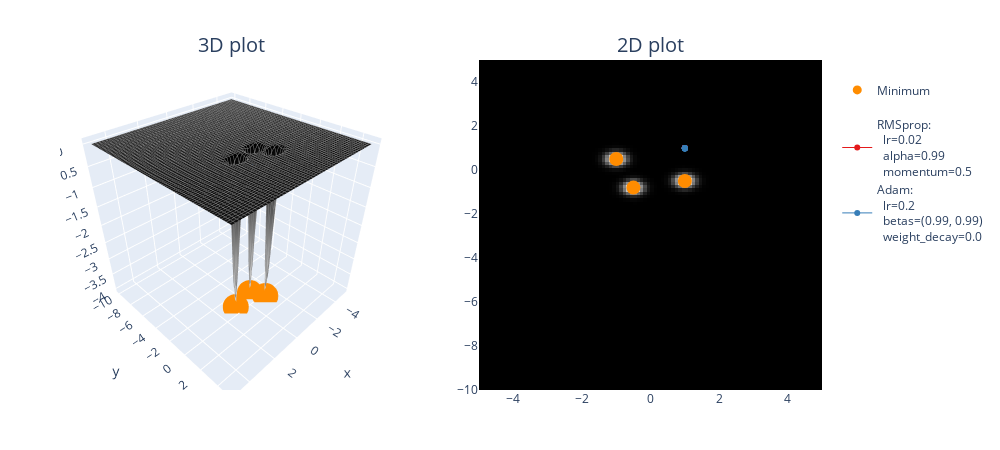

The code cell stored with this chart in its notebook:
### Markdown cell above
Note that the focus shouldn't be on figuring out "which one is the best optimizer" - this loss landscape (and other examples we'll give you) were specifically designed to be pathological, and exhibit interesting kinds of behaviours from optimizers. The focus should instead be on understanding how the characteristics of optimizers we discussed in the previous sections are reflected visually in the plots produced on these loss landscapes. Some questions you might want to ask:

- We discussed that Adam (and AdamW) center their first and second moments, so that the early values are large - otherwise they start off small and take a long time to grow. Is this reflected in the plots, i.e. with Adam/AdamW taking larger early steps relative to SGD or RMSprop?
- The momentum used in SGD and RMSprop causes acceleration until "terminal velocity", which is usually a higher cap than Adam and AdamW. Is this reflected in the step size (and the instability) of those optimizers? Do Adam and AdamW seem to adapt slightly faster when they enter new terrain?
- Are there any landscapes where weight decay is advantageous, and can you see why it would be?

Some more functions you might want to try out (with their minima marked on the plots):

### Code cell
def bivariate_gaussian(x, y, x_mean=0.0, y_mean=0.0, x_sig=1.0, y_sig=1.0):
    norm = 1 / (2 * np.pi * x_sig * y_sig)
    x_exp = 0.5 * ((x - x_mean) ** 2) / (x_sig**2)
    y_exp = 0.5 * ((y - y_mean) ** 2) / (y_sig**2)
    return norm * t.exp(-x_exp - y_exp)


means = [(1.0, -0.5), (-1.0, 0.5), (-0.5, -0.8)]


def neg_trimodal_func(x, y):
    """
    This function has 3 global minima, at `means`. Unstable methods can overshoot these minima, and
    non-adaptive methods can fail to converge to them in the first place given how shallow the
    gradients are everywhere except in the close vicinity of the minima.
    """
    z = -bivariate_gaussian(
        x, y, x_mean=means[0][0], y_mean=means[0][1], x_sig=0.2, y_sig=0.2
    )
    z -= bivariate_gaussian(
        x, y, x_mean=means[1][0], y_mean=means[1][1], x_sig=0.2, y_sig=0.2
    )
    z -= bivariate_gaussian(
        x, y, x_mean=means[2][0], y_mean=means[2][1], x_sig=0.2, y_sig=0.2
    )
    return z


points = []

optimizer_list = [
    # (SGD, {"lr": 0.03, "momentum": 0.99}),
    (RMSprop, {"lr": 0.02, "alpha": 0.99, "momentum": 0.5}),
    (Adam, {"lr": 0.2, "betas": (0.99, 0.99), "weight_decay": 0.0}),
    # (AdamW, {"lr": 0.2, "betas": (0.99, 0.99), "weight_decay": 0.01}),
]

for optimizer_class, params in optimizer_list:
    xy = t.tensor([1.0, 1.0], requires_grad=True)
    xys = opt_fn(
        neg_trimodal_func,
        xy=xy,
        optimizer_class=optimizer_class,
        optimizer_hyperparams=params,
        n_iters=12,
    )
    points.append((xys, optimizer_class, params))

plot_fn_with_points(neg_trimodal_func, min_points=means, points=points)

### Figure 1 — Plotly figure (JSON) as saved in the notebook; plotly's stock layout.template omitted (floating-point values rounded to 4 significant figures; data arrays with more than 128 entries replaced by an {"elided": "..."} marker saying what was removed)
{"data": [{"colorscale": [[0, "rgb(255,255,255)"], [0.125, "rgb(240,240,240)"], [0.25, "rgb(217,217,217)"], [0.375, "rgb(189,189,189)"], [0.5, "rgb(150,150,150)"], [0.625, "rgb(115,115,115)"], [0.75, "rgb(82,82,82)"], [0.875, "rgb(37,37,37)"], [1, "rgb(0,0,0)"]], "contours": {"x": {"color": "grey", "end": 5, "show": true, "size": 0.2, "start": -5}, "y": {"color": "grey", "end": 5, "show": true, "size": 0.2, "start": -10}}, "hovertemplate": "<b>x</b> = %{x:.2f}<br><b>y</b> = %{y:.2f}<br><b>z</b> = %{z:.2f}</b>", "scene": "scene", "showscale": false, "type": "surface", "x": [-5.0, -4.899, -4.798, -4.697, -4.596, -4.495, -4.394, -4.293, -4.192, -4.091, -3.99, -3.889, -3.788, -3.687, -3.586, -3.485, -3.384, -3.283, -3.182, -3.081, -2.98, -2.879, -2.778, -2.677, -2.576, -2.475, -2.374, -2.273, -2.172, -2.071, -1.97, -1.869, -1.768, -1.667, -1.566, -1.465, -1.364, -1.263, -1.162, -1.061, -0.9596, -0.8586, -0.7576, -0.6566, -0.5556, -0.4545, -0.3535, -0.2525, -0.1515, -0.05051, 0.05051, 0.1515, 0.2525, 0.3535, 0.4545, 0.5556, 0.6566, 0.7576, 0.8586, 0.9596, 1.061, 1.162, 1.263, 1.364, 1.465, 1.566, 1.667, 1.768, 1.869, 1.97, 2.071, 2.172, 2.273, 2.374, 2.475, 2.576, 2.677, 2.778, 2.879, 2.98, 3.081, 3.182, 3.283, 3.384, 3.485, 3.586, 3.687, 3.788, 3.889, 3.99, 4.091, 4.192, 4.293, 4.394, 4.495, 4.596, 4.697, 4.798, 4.899, 5.0], "y": [-10.0, -9.848, -9.697, -9.545, -9.394, -9.242, -9.091, -8.939, -8.788, -8.636, -8.485, -8.333, -8.182, -8.03, -7.879, -7.727, -7.576, -7.424, -7.273, -7.121, -6.97, -6.818, -6.667, -6.515, -6.364, -6.212, -6.061, -5.909, -5.758, -5.606, -5.455, -5.303, -5.152, -5.0, -4.848, -4.697, -4.545, -4.394, -4.242, -4.091, -3.939, -3.788, -3.636, -3.485, -3.333, -3.182, -3.03, -2.879, -2.727, -2.576, -2.424, -2.273, -2.121, -1.97, -1.818, -1.667, -1.515, -1.364, -1.212, -1.061, -0.9091, -0.7576, -0.6061, -0.4545, -0.303, -0.1515, 0.0, 0.1515, 0.303, 0.4545, 0.6061, 0.7576, 0.9091, 1.061, 1.212, 1.364, 1.515, 1.667, 1.818, 1.97, 2.121, 2.273, 2.424, 2.576, 2.727, 2.879, 3.03, 3.182, 3.333, 3.485, 3.636, 3.788, 3.939, 4.091, 4.242, 4.394, 4.545, 4.697, 4.848, 5.0], "z": {"elided": "100x100 float values"}}, {"colorscale": [[0, "rgb(255,255,255)"], [0.125, "rgb(240,240,240)"], [0.25, "rgb(217,217,217)"], [0.375, "rgb(189,189,189)"], [0.5, "rgb(150,150,150)"], [0.625, "rgb(115,115,115)"], [0.75, "rgb(82,82,82)"], [0.875, "rgb(37,37,37)"], [1, "rgb(0,0,0)"]], "customdata": {"elided": "100x100 float values"}, "hovertemplate": "<b>x</b> = %{x:.2f}<br><b>y</b> = %{y:.2f}<br><b>z</b> = %{customdata:.2f}</b>", "showscale": false, "type": "heatmap", "x": [-5.0, -4.899, -4.798, -4.697, -4.596, -4.495, -4.394, -4.293, -4.192, -4.091, -3.99, -3.889, -3.788, -3.687, -3.586, -3.485, -3.384, -3.283, -3.182, -3.081, -2.98, -2.879, -2.778, -2.677, -2.576, -2.475, -2.374, -2.273, -2.172, -2.071, -1.97, -1.869, -1.768, -1.667, -1.566, -1.465, -1.364, -1.263, -1.162, -1.061, -0.9596, -0.8586, -0.7576, -0.6566, -0.5556, -0.4545, -0.3535, -0.2525, -0.1515, -0.05051, 0.05051, 0.1515, 0.2525, 0.3535, 0.4545, 0.5556, 0.6566, 0.7576, 0.8586, 0.9596, 1.061, 1.162, 1.263, 1.364, 1.465, 1.566, 1.667, 1.768, 1.869, 1.97, 2.071, 2.172, 2.273, 2.374, 2.475, 2.576, 2.677, 2.778, 2.879, 2.98, 3.081, 3.182, 3.283, 3.384, 3.485, 3.586, 3.687, 3.788, 3.889, 3.99, 4.091, 4.192, 4.293, 4.394, 4.495, 4.596, 4.697, 4.798, 4.899, 5.0], "xaxis": "x", "y": [-10.0, -9.848, -9.697, -9.545, -9.394, -9.242, -9.091, -8.939, -8.788, -8.636, -8.485, -8.333, -8.182, -8.03, -7.879, -7.727, -7.576, -7.424, -7.273, -7.121, -6.97, -6.818, -6.667, -6.515, -6.364, -6.212, -6.061, -5.909, -5.758, -5.606, -5.455, -5.303, -5.152, -5.0, -4.848, -4.697, -4.545, -4.394, -4.242, -4.091, -3.939, -3.788, -3.636, -3.485, -3.333, -3.182, -3.03, -2.879, -2.727, -2.576, -2.424, -2.273, -2.121, -1.97, -1.818, -1.667, -1.515, -1.364, -1.212, -1.061, -0.9091, -0.7576, -0.6061, -0.4545, -0.303, -0.1515, 0.0, 0.1515, 0.303, 0.4545, 0.6061, 0.7576, 0.9091, 1.061, 1.212, 1.364, 1.515, 1.667, 1.818, 1.97, 2.121, 2.273, 2.424, 2.576, 2.727, 2.879, 3.03, 3.182, 3.333, 3.485, 3.636, 3.788, 3.939, 4.091, 4.242, 4.394, 4.545, 4.697, 4.848, 5.0], "yaxis": "y", "z": {"elided": "100x100 float values"}}, {"marker": {"color": "darkorange", "size": 9}, "mode": "markers", "name": "<br>Minimum<br>", "showlegend": true, "type": "scatter3d", "x": [1], "y": [-0.5], "z": [-3.979]}, {"marker": {"color": "darkorange", "size": 14}, "mode": "markers", "showlegend": false, "type": "scatter", "x": [1], "y": [-0.5]}, {"marker": {"color": "darkorange", "size": 9}, "mode": "markers", "name": "<br>Minimum<br>", "showlegend": false, "type": "scatter3d", "x": [-1], "y": [0.5], "z": [-3.979]}, {"marker": {"color": "darkorange", "size": 14}, "mode": "markers", "showlegend": false, "type": "scatter", "x": [-1], "y": [0.5]}, {"marker": {"color": "darkorange", "size": 9}, "mode": "markers", "name": "<br>Minimum<br>", "showlegend": false, "type": "scatter3d", "x": [-0.5], "y": [-0.8], "z": [-3.979]}, {"marker": {"color": "darkorange", "size": 14}, "mode": "markers", "showlegend": false, "type": "scatter", "x": [-0.5], "y": [-0.8]}, {"line": {"color": "rgb(228,26,28)", "width": 6}, "mode": "lines", "scene": "scene", "showlegend": false, "type": "scatter3d", "x": [1.0, 1.0, 1.0, 1.0, 1.0, 1.0, 1.0, 1.0, 1.0, 1.0, 1.0, 1.0, 1.0], "y": [1.0, 0.9998, 0.9995, 0.9992, 0.9989, 0.9985, 0.9981, 0.9978, 0.9974, 0.997, 0.9966, 0.9962, 0.9958], "z": [-2.428e-12, -2.444e-12, -2.47e-12, -2.5e-12, -2.533e-12, -2.567e-12, -2.603e-12, -2.641e-12, -2.68e-12, -2.719e-12, -2.76e-12, -2.803e-12, -2.846e-12]}, {"hoverinfo": "text", "line": {"color": "rgb(228,26,28)", "width": 1}, "marker": {"color": "rgb(228,26,28)", "size": 6}, "mode": "lines+markers", "name": "RMSprop:<br>  lr=0.02<br>  alpha=0.99<br>  momentum=0.5", "text": ["step 0<br>x=1.0000<br>y=1.0000<br>z=-0.0000", "step 1<br>x=1.0000<br>y=0.9998<br>z=-0.0000", "step 2<br>x=1.0000<br>y=0.9995<br>z=-0.0000", "step 3<br>x=1.0000<br>y=0.9992<br>z=-0.0000", "step 4<br>x=1.0000<br>y=0.9989<br>z=-0.0000", "step 5<br>x=1.0000<br>y=0.9985<br>z=-0.0000", "step 6<br>x=1.0000<br>y=0.9981<br>z=-0.0000", "step 7<br>x=1.0000<br>y=0.9978<br>z=-0.0000", "step 8<br>x=1.0000<br>y=0.9974<br>z=-0.0000", "step 9<br>x=1.0000<br>y=0.9970<br>z=-0.0000", "step 10<br>x=1.0000<br>y=0.9966<br>z=-0.0000", "step 11<br>x=1.0000<br>y=0.9962<br>z=-0.0000", "step 12<br>x=1.0000<br>y=0.9958<br>z=-0.0000"], "type": "scatter", "x": [1.0, 1.0, 1.0, 1.0, 1.0, 1.0, 1.0, 1.0, 1.0, 1.0, 1.0, 1.0, 1.0], "xaxis": "x", "y": [1.0, 0.9998, 0.9995, 0.9992, 0.9989, 0.9985, 0.9981, 0.9978, 0.9974, 0.997, 0.9966, 0.9962, 0.9958], "yaxis": "y"}, {"line": {"color": "rgb(55,126,184)", "width": 6}, "mode": "lines", "scene": "scene", "showlegend": false, "type": "scatter3d", "x": [1.0, 1.0, 1.0, 1.0, 1.0, 1.0, 1.0, 1.0, 1.0, 1.0, 1.0, 1.0, 1.0], "y": [1.0, 0.9982, 0.9963, 0.9944, 0.9924, 0.9903, 0.9882, 0.9859, 0.9835, 0.9811, 0.9785, 0.9758, 0.973], "z": [-2.428e-12, -2.598e-12, -2.786e-12, -2.994e-12, -3.227e-12, -3.487e-12, -3.78e-12, -4.11e-12, -4.485e-12, -4.912e-12, -5.403e-12, -5.97e-12, -6.631e-12]}, {"hoverinfo": "text", "line": {"color": "rgb(55,126,184)", "width": 1}, "marker": {"color": "rgb(55,126,184)", "size": 6}, "mode": "lines+markers", "name": "Adam:<br>  lr=0.2<br>  betas=(0.99, 0.99)<br>  weight_decay=0.0", "text": ["step 0<br>x=1.0000<br>y=1.0000<br>z=-0.0000", "step 1<br>x=1.0000<br>y=0.9982<br>z=-0.0000", "step 2<br>x=1.0000<br>y=0.9963<br>z=-0.0000", "step 3<br>x=1.0000<br>y=0.9944<br>z=-0.0000", "step 4<br>x=1.0000<br>y=0.9924<br>z=-0.0000", "step 5<br>x=1.0000<br>y=0.9903<br>z=-0.0000", "step 6<br>x=1.0000<br>y=0.9882<br>z=-0.0000", "step 7<br>x=1.0000<br>y=0.9859<br>z=-0.0000", "step 8<br>x=1.0000<br>y=0.9835<br>z=-0.0000", "step 9<br>x=1.0000<br>y=0.9811<br>z=-0.0000", "step 10<br>x=1.0000<br>y=0.9785<br>z=-0.0000", "step 11<br>x=1.0000<br>y=0.9758<br>z=-0.0000", "step 12<br>x=1.0000<br>y=0.9730<br>z=-0.0000"], "type": "scatter", "x": [1.0, 1.0, 1.0, 1.0, 1.0, 1.0, 1.0, 1.0, 1.0, 1.0, 1.0, 1.0, 1.0], "xaxis": "x", "y": [1.0, 0.9982, 0.9963, 0.9944, 0.9924, 0.9903, 0.9882, 0.9859, 0.9835, 0.9811, 0.9785, 0.9758, 0.973], "yaxis": "y"}], "layout": {"annotations": [{"font": {"size": 20}, "showarrow": false, "text": "3D plot", "x": 0.225, "xanchor": "center", "xref": "paper", "y": 1, "yanchor": "bottom", "yref": "paper"}, {"font": {"size": 20}, "showarrow": false, "text": "2D plot", "x": 0.775, "xanchor": "center", "xref": "paper", "y": 1, "yanchor": "bottom", "yref": "paper"}], "height": 450, "margin": {"b": 60, "l": 60, "r": 60, "t": 60}, "scene": {"aspectmode": "cube", "domain": {"x": [0, 0.45], "y": [0, 1]}}, "title": {"font": {"size": 40}}, "width": 1000, "xaxis": {"anchor": "y", "domain": [0.55, 1], "range": [-5, 5]}, "yaxis": {"anchor": "x", "domain": [0, 1], "range": [-10, 5]}}}
